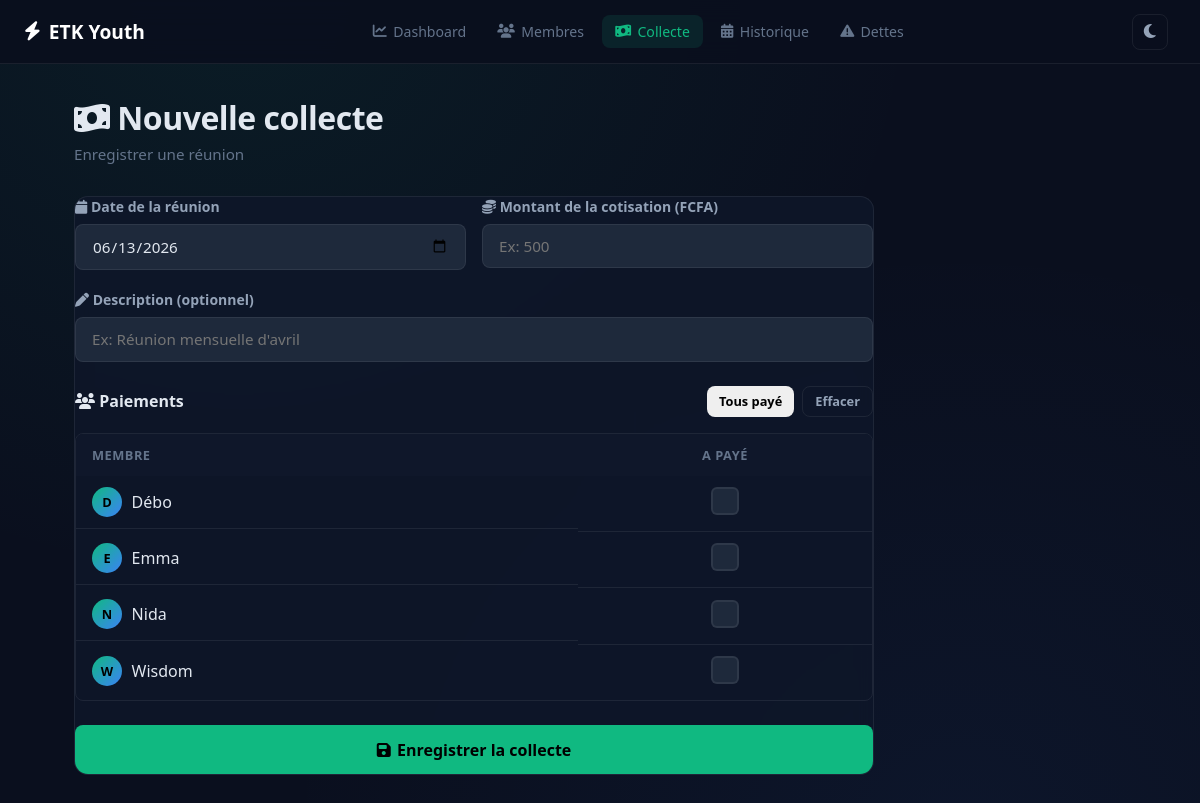
The page /collecte on the database its author committed.
### tables this page shows
CREATE TABLE membres (
        id INTEGER PRIMARY KEY AUTOINCREMENT,
        nom TEXT NOT NULL
    );

### app.py (the view, shortened to what this page needs)
@app.route('/collecte', methods=['GET', 'POST'])
def collecte():
    conn = get_db()
    membres = conn.execute("SELECT * FROM membres ORDER BY nom").fetchall()
    conn.close()
    today = datetime.today().strftime('%Y-%m-%d')
    return render_template("collecte.html", membres=membres, today=today)

### app.py (called while the page is built)
def get_db():
    conn = sqlite3.connect('database.db')
    conn.row_factory = sqlite3.Row
    return conn

### templates/collecte.html (shortened to what this page needs)
{% extends "base.html" %}
{% block content %}
<div class="page-header">
    <h1 class="page-title">
        <i class="fa-solid fa-money-bill-wave"></i> Nouvelle collecte
    </h1>
    <p class="page-sub">Enregistrer une réunion</p>
</div>
<div class="card form-card-wide">
    <form method="POST" id="collecteForm">
        <div class="form-row">
            <div class="form-group">
                <label>
                    <i class="fa-solid fa-calendar"></i> Date de la réunion
                </label>
                <input type="date" name="date" value="{{ today }}" required>
            </div>
            <div class="form-group">
                <label>
                    <i class="fa-solid fa-coins"></i> Montant de la cotisation (FCFA)
                </label>
                <input type="number" name="montant" placeholder="Ex: 500" min="1" required>
            </div>
        </div>
        <div class="form-group">
            <label>
                <i class="fa-solid fa-pen"></i> Description (optionnel)
            </label>
            <input type="text" name="description"
                   placeholder="Ex: Réunion mensuelle d'avril">
        </div>
        {% if membres %}
        <div class="members-section">
            <div class="members-header">
                <h3><i class="fa-solid fa-users"></i> Paiements</h3>
                <div class="select-all-btns">
                    <button type="button" class="btn btn-sm"
                            onclick="selectAll('payeurs')">
                        Tous payé
                    </button>
                    <button type="button" class="btn btn-sm btn-outline"
                            onclick="selectNone('payeurs')">
                        Effacer
                    </button>
                </div>
            </div>
            <div class="members-table-wrapper">
                <table class="members-table">
                    <thead>
                        <tr>
                            <th>Membre</th>
                            <th>A payé</th>
                        </tr>
                    </thead>
                    <tbody>
                        {% for m in membres %}
                        <tr data-id="{{ m.id }}">
                            <td class="membre-name-cell">
                                <div class="small-avatar">{{ m.nom[0].upper() }}</div>
                                {{ m.nom }}
                            </td>
                            <td class="check-cell">
                                <label class="toggle-check">
                                    <span class="toggle-box toggle-blue"></span>
                                </label>
                            </td>
                        </tr>
                        {% endfor %}
                    </tbody>
                </table>
            </div>
        </div>
        <button type="submit" class="btn btn-primary btn-full">
            <i class="fa-solid fa-floppy-disk"></i> Enregistrer la collecte
        </button>
        {% endif %}
    </form>
</div>
{% endblock %}

### static/style.css (style rules this page uses)
:root { --bg: #0a0f1e; --bg2: #0f172a; --bg3: #1e293b; --surface: rgba(15, 23, 42, 0.85); --border: rgba(255,255,255,0.07); --border-hover: rgba(16,185,129,0.4); --text: #e2e8f0; --text-muted: #64748b; --text-light: #94a3b8; --green: #10b981; --green-light: #34d399; --blue: #3b82f6; --purple: #8b5cf6; --red: #ef4444; --yellow: #f59e0b; --radius: 14px; --radius-sm: 8px; --shadow: 0 4px 24px rgba(0,0,0,0.4); --font: 'Segoe UI', sans-serif; }
* { box-sizing: border-box; margin: 0; padding: 0; }
body { font-family: var(--font); background: var(--bg); color: var(--text); min-height: 100vh; background-image: radial-gradient(ellipse at 20% 0%, rgba(16,185,129,0.08) 0%, transparent 50%), radial-gradient(ellipse at 80% 100%, rgba(59,130,246,0.06) 0%, transparent 50%); transition: background-color .3s, color .3s; }
.page-header { margin-bottom: 2rem; }
.page-title { font-size: 2rem; font-weight: 800; letter-spacing: -.5px; color: var(--text); }
.page-sub { color: var(--text-muted); margin-top: .3rem; font-size: .95rem; }
.card { background: var(--surface); border: 1px solid var(--border); border-radius: var(--radius); backdrop-filter: blur(8px); overflow: hidden; margin-bottom: 1.25rem; }
.form-card-wide { max-width: 800px; }
.btn { display: inline-flex; align-items: center; gap: .4rem; padding: .6rem 1.1rem; border-radius: var(--radius-sm); font-family: var(--font); font-weight: 600; font-size: .875rem; border: none; cursor: pointer; transition: all .2s; text-decoration: none; width: auto; }
.btn-primary { background: var(--green); color: #000; }
.btn-outline { background: transparent; border: 1px solid var(--border); color: var(--text-light); }
.btn-sm { padding: .35rem .75rem; font-size: .8rem; }
.btn-full { width: 100%; justify-content: center; padding: .85rem; font-size: 1rem; margin-top: 1.5rem; }
.form-group { margin-bottom: 1.25rem; }
.form-group label { display: block; margin-bottom: .5rem; font-size: .875rem; font-weight: 600; color: var(--text-light); }
.form-row { display: grid; grid-template-columns: 1fr 1fr; gap: 1rem; }
input, select, textarea { width: 100%; padding: .7rem 1rem; border-radius: var(--radius-sm); border: 1px solid var(--border); background: var(--bg3); color: var(--text); font-family: var(--font); font-size: .95rem; transition: border-color .2s; box-sizing: border-box; }
.small-avatar { width: 30px; height: 30px; border-radius: 50%; background: linear-gradient(135deg, var(--green), var(--blue)); display: flex; align-items: center; justify-content: center; font-weight: 700; font-size: .8rem; color: #000; flex-shrink: 0; }
.members-section { margin-top: 1.5rem; }
.members-header { display: flex; align-items: center; justify-content: space-between; margin-bottom: 1rem; }
.members-header h3 { font-size: 1rem; font-weight: 700; }
.select-all-btns { display: flex; gap: .5rem; }
.members-table-wrapper { overflow-x: auto; border-radius: var(--radius-sm); border: 1px solid var(--border); }
.members-table { width: 100%; border-collapse: collapse; }
.members-table th { background: var(--bg2); padding: .75rem 1rem; font-size: .8rem; font-weight: 700; color: var(--text-muted); text-align: center; text-transform: uppercase; letter-spacing: .5px; }
.members-table th:first-child { text-align: left; }
.members-table td { padding: .7rem 1rem; border-bottom: 1px solid var(--border); text-align: center; }
.members-table tr:last-child td { border-bottom: none; }
.membre-name-cell { display: flex; align-items: center; gap: .6rem; font-weight: 500; }
.toggle-check { display: inline-flex; cursor: pointer; }
.toggle-box { width: 28px; height: 28px; border-radius: 6px; border: 2px solid var(--border); display: flex; align-items: center; justify-content: center; transition: all .2s; background: var(--bg3); }

### rows shown on the page
membres: nom "D", nom "Débo"
membres: nom "E", nom "Emma"
membres: nom "N", nom "Nida"
membres: nom "W", nom "Wisdom"
